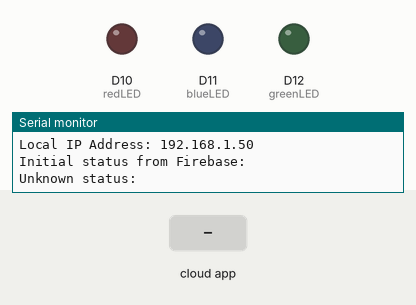
A sketch run on a simulated Arduino MKR. Parts: output pins drawn as LEDs (lit = HIGH), the last lines printed to the serial monitor. The inputs (shaded band) are chosen by the test bench. WiFi joins after 1.5 s; servers stay silent unless stated; the Firebase database answers and starts empty.

Above: at 2.8 s.
2.9 s: the phone or cloud app sets color to red
At 4.1 s:
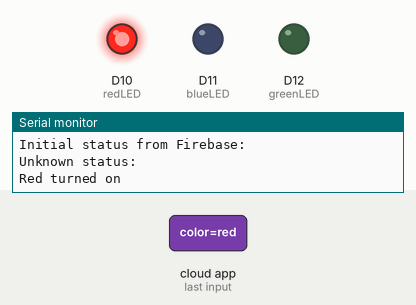
4.4 s: the phone or cloud app sets color to blue
At 6.1 s:
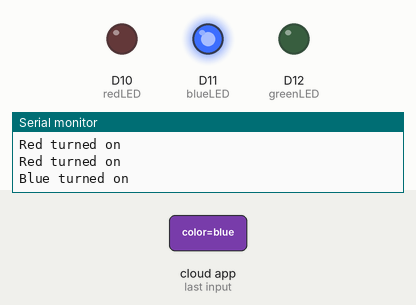
6.7 s: the phone or cloud app sets color to green
At 7.9 s:
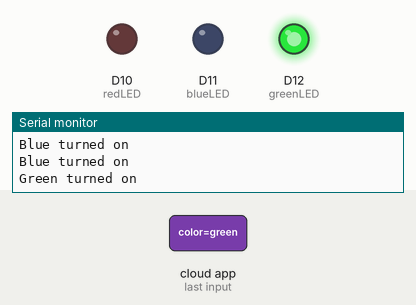
Timing chart, 0 to 9.7 s (numbered marks = the images above; inputs shaded):
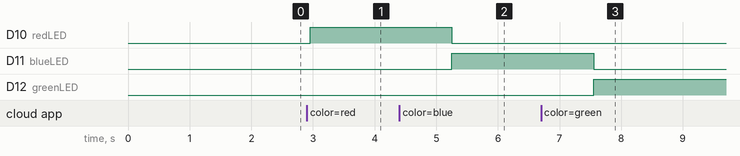

The sketch:

TrafficLights.ino
```cpp
#include <Arduino.h>
#include <WiFiNINA.h>
#include <Firebase_Arduino_WiFiNINA.h>

// Firebase project details
#define FIREBASE_HOST "automated-rural-traffic-default-rtdb.asia-southeast1.firebasedatabase.app"
#define FIREBASE_AUTH "4dTzFcEH0vwurmfGQ8vOKIHpOZX68xNZX7bqbzTC"

// Wi-Fi credentials
#define WIFI_SSID "Daiyan"
#define WIFI_PASSWORD "dairaz1711"

const int redLED = 10;
const int blueLED = 11;
const int greenLED = 12;

FirebaseData firebaseData;
const String firebasePath = "/color/color";

void setup() {
  Serial.begin(9600);
  pinMode(redLED, OUTPUT);
  pinMode(blueLED, OUTPUT);
  pinMode(greenLED, OUTPUT);

  // Connect to Wi-Fi
  connectToWiFi();

  // Initialize Firebase
  initializeFirebase();

  // Set initial status to "OFF"
  String status = getFirebaseStatus();
  if (status == "ERROR") {
    Serial.println("Failed to get initial status from Firebase");
  } else {
    Serial.println("Initial status from Firebase: " + status);
  }
}

void loop() {
  // Read status from Firebase
  String status = getFirebaseStatus();

  if (status == "red") {
    flashRed();
    Serial.println("Red turned on");
  } else if (status == "blue") {
    flashBlue();
    Serial.println("Blue turned on");
  } else if (status == "green") {
    flashGreen();
    Serial.println("Green turned on");
  } else if (status == "OFF") {
    Serial.println("OFF");
  } else {
    Serial.println("Unknown status: " + status);
  }

  delay(1000); // Adjust the delay as needed
}

void connectToWiFi() {
  WiFi.begin(WIFI_SSID, WIFI_PASSWORD);
  Serial.print("Connecting to WiFi");
  while (WiFi.status() != WL_CONNECTED) {
    Serial.print(".");
    delay(1000);
  }
  Serial.println("\nConnected to WiFi");
  Serial.print("Local IP Address: ");
  Serial.println(WiFi.localIP());
  Serial.println();
}

void initializeFirebase() {
  Firebase.begin(FIREBASE_HOST, FIREBASE_AUTH,WIFI_SSID,WIFI_PASSWORD);
  Firebase.reconnectWiFi(true);
}

String getFirebaseStatus() {
  if (Firebase.getString(firebaseData, firebasePath)) {
    return firebaseData.stringData();
  } else {
    Serial.println("Error getting Firebase status: " + firebaseData.errorReason());
    return "ERROR";
  }
}

void flashRed() {
  digitalWrite(redLED, HIGH);
  digitalWrite(blueLED, LOW);
  digitalWrite(greenLED, LOW);
}

void flashBlue() {
  digitalWrite(redLED, LOW);
  digitalWrite(blueLED, HIGH);
  digitalWrite(greenLED, LOW);
}

void flashGreen() {
  digitalWrite(redLED, LOW);
  digitalWrite(blueLED, LOW);
  digitalWrite(greenLED, HIGH);
}
```

Measured:
- after the input at 2.9 s, D10 (redLED): LOW → HIGH after 0.05 s
- after the input at 4.4 s, D10 (redLED): HIGH → LOW after 0.85 s; D11 (blueLED): LOW → HIGH after 0.85 s
- after the input at 6.7 s, D11 (blueLED): HIGH → LOW after 0.85 s; D12 (greenLED): LOW → HIGH after 0.85 s
